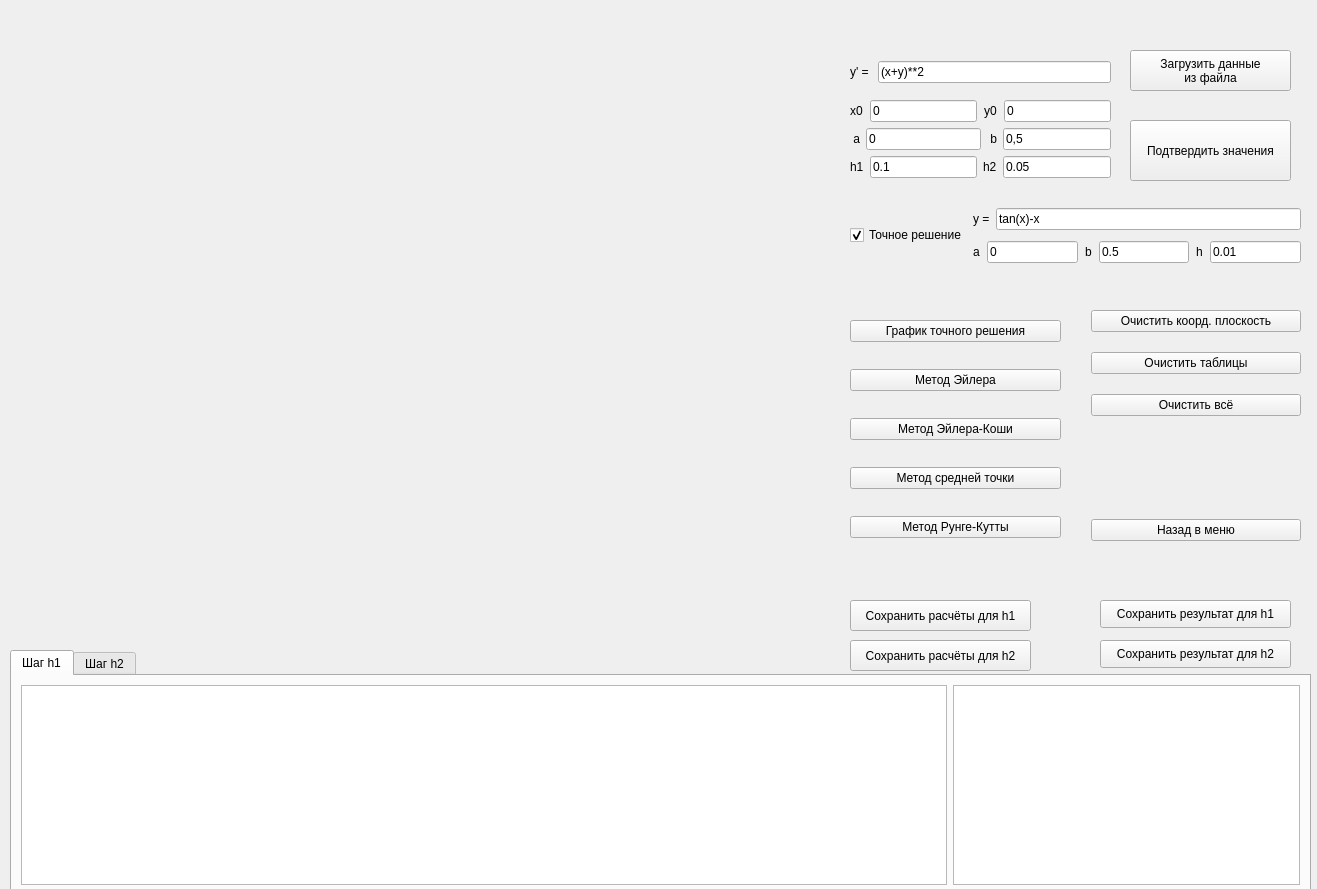
<?xml version="1.0" encoding="UTF-8"?>
<ui version="4.0">
 <class>Form</class>
 <widget class="QWidget" name="Form">
  <property name="geometry">
   <rect>
    <x>0</x>
    <y>0</y>
    <width>1317</width>
    <height>889</height>
   </rect>
  </property>
  <property name="minimumSize">
   <size>
    <width>1317</width>
    <height>889</height>
   </size>
  </property>
  <property name="maximumSize">
   <size>
    <width>1317</width>
    <height>889</height>
   </size>
  </property>
  <property name="windowTitle">
   <string>Form</string>
  </property>
  <widget class="QPushButton" name="check_settings_btn">
   <property name="geometry">
    <rect>
     <x>1130</x>
     <y>120</y>
     <width>161</width>
     <height>61</height>
    </rect>
   </property>
   <property name="text">
    <string>Подтвердить значения</string>
   </property>
  </widget>
  <widget class="QWidget" name="layoutWidget">
   <property name="geometry">
    <rect>
     <x>850</x>
     <y>200</y>
     <width>451</width>
     <height>71</height>
    </rect>
   </property>
   <layout class="QHBoxLayout" name="horizontalLayout_18" stretch="2,7">
    <item>
     <widget class="QCheckBox" name="use_actual_solution_checkBox">
      <property name="text">
       <string>Точное решение</string>
      </property>
      <property name="checked">
       <bool>true</bool>
      </property>
     </widget>
    </item>
    <item>
     <layout class="QVBoxLayout" name="verticalLayout_5">
      <property name="spacing">
       <number>3</number>
      </property>
      <item>
       <layout class="QHBoxLayout" name="horizontalLayout_13">
        <item>
         <widget class="QLabel" name="label_9">
          <property name="text">
           <string>y = </string>
          </property>
         </widget>
        </item>
        <item>
         <widget class="QLineEdit" name="diff_eq_solution_line_edit">
          <property name="text">
           <string>tan(x)-x</string>
          </property>
         </widget>
        </item>
       </layout>
      </item>
      <item>
       <layout class="QHBoxLayout" name="horizontalLayout_17">
        <property name="spacing">
         <number>7</number>
        </property>
        <item>
         <layout class="QHBoxLayout" name="horizontalLayout_14">
          <item>
           <widget class="QLabel" name="label_10">
            <property name="text">
             <string>a</string>
            </property>
           </widget>
          </item>
          <item>
           <widget class="QLineEdit" name="solution_a_le">
            <property name="text">
             <string>0</string>
            </property>
           </widget>
          </item>
         </layout>
        </item>
        <item>
         <layout class="QHBoxLayout" name="horizontalLayout_15">
          <item>
           <widget class="QLabel" name="label_11">
            <property name="text">
             <string>b</string>
            </property>
           </widget>
          </item>
          <item>
           <widget class="QLineEdit" name="solution_b_le">
            <property name="text">
             <string>0.5</string>
            </property>
           </widget>
          </item>
         </layout>
        </item>
        <item>
         <layout class="QHBoxLayout" name="horizontalLayout_16">
          <item>
           <widget class="QLabel" name="label_12">
            <property name="text">
             <string>h</string>
            </property>
           </widget>
          </item>
          <item>
           <widget class="QLineEdit" name="solution_h_le">
            <property name="text">
             <string>0.01</string>
            </property>
           </widget>
          </item>
         </layout>
        </item>
       </layout>
      </item>
     </layout>
    </item>
   </layout>
  </widget>
  <widget class="QWidget" name="layoutWidget_4">
   <property name="geometry">
    <rect>
     <x>850</x>
     <y>300</y>
     <width>211</width>
     <height>261</height>
    </rect>
   </property>
   <layout class="QVBoxLayout" name="verticalLayout">
    <property name="spacing">
     <number>7</number>
    </property>
    <item>
     <widget class="QPushButton" name="actual_solution_btn">
      <property name="text">
       <string>График точного решения</string>
      </property>
     </widget>
    </item>
    <item>
     <widget class="QPushButton" name="Eulers_method_btn">
      <property name="text">
       <string>Метод Эйлера</string>
      </property>
     </widget>
    </item>
    <item>
     <widget class="QPushButton" name="Eulers_Cauchy_method_btn">
      <property name="text">
       <string>Метод Эйлера-Коши</string>
      </property>
     </widget>
    </item>
    <item>
     <widget class="QPushButton" name="midpoint_method_btn">
      <property name="text">
       <string>Метод средней точки</string>
      </property>
     </widget>
    </item>
    <item>
     <widget class="QPushButton" name="Runge_Kutta_method_btn">
      <property name="text">
       <string>Метод Рунге-Кутты</string>
      </property>
     </widget>
    </item>
   </layout>
  </widget>
  <widget class="QWidget" name="verticalLayoutWidget">
   <property name="geometry">
    <rect>
     <x>10</x>
     <y>10</y>
     <width>821</width>
     <height>631</height>
    </rect>
   </property>
   <layout class="QVBoxLayout" name="plot_layout">
    <item>
     <widget class="QWidget" name="plot_widget" native="true">
      <property name="minimumSize">
       <size>
        <width>400</width>
        <height>400</height>
       </size>
      </property>
     </widget>
    </item>
   </layout>
  </widget>
  <widget class="QWidget" name="layoutWidget_5">
   <property name="geometry">
    <rect>
     <x>1090</x>
     <y>310</y>
     <width>211</width>
     <height>231</height>
    </rect>
   </property>
   <layout class="QVBoxLayout" name="verticalLayout_2">
    <property name="spacing">
     <number>20</number>
    </property>
    <property name="leftMargin">
     <number>1</number>
    </property>
    <item>
     <widget class="QPushButton" name="clear_canvas_btn">
      <property name="text">
       <string>Очистить коорд. плоскость</string>
      </property>
     </widget>
    </item>
    <item>
     <widget class="QPushButton" name="clear_tables_btn">
      <property name="text">
       <string>Очистить таблицы</string>
      </property>
     </widget>
    </item>
    <item>
     <widget class="QPushButton" name="clear_all_btn">
      <property name="text">
       <string>Очистить всё</string>
      </property>
     </widget>
    </item>
    <item>
     <spacer name="verticalSpacer">
      <property name="orientation">
       <enum>Qt::Vertical</enum>
      </property>
      <property name="sizeHint" stdset="0">
       <size>
        <width>20</width>
        <height>40</height>
       </size>
      </property>
     </spacer>
    </item>
    <item>
     <widget class="QPushButton" name="back_btn">
      <property name="text">
       <string>Назад в меню</string>
      </property>
     </widget>
    </item>
   </layout>
  </widget>
  <widget class="QWidget" name="layoutWidget_6">
   <property name="geometry">
    <rect>
     <x>850</x>
     <y>50</y>
     <width>261</width>
     <height>141</height>
    </rect>
   </property>
   <layout class="QVBoxLayout" name="verticalLayout_4">
    <item>
     <layout class="QHBoxLayout" name="horizontalLayout_2">
      <item>
       <widget class="QLabel" name="label">
        <property name="text">
         <string>y' = </string>
        </property>
       </widget>
      </item>
      <item>
       <widget class="QLineEdit" name="diff_eq_func_line_edit">
        <property name="text">
         <string>(x+y)**2</string>
        </property>
       </widget>
      </item>
     </layout>
    </item>
    <item>
     <layout class="QVBoxLayout" name="verticalLayout_3">
      <item>
       <layout class="QHBoxLayout" name="horizontalLayout_6">
        <item>
         <layout class="QHBoxLayout" name="horizontalLayout_7">
          <property name="spacing">
           <number>7</number>
          </property>
          <item>
           <widget class="QLabel" name="x0_label">
            <property name="text">
             <string>x0</string>
            </property>
           </widget>
          </item>
          <item>
           <widget class="QLineEdit" name="x0_le">
            <property name="text">
             <string>0</string>
            </property>
            <property name="placeholderText">
             <string/>
            </property>
           </widget>
          </item>
          <item>
           <layout class="QHBoxLayout" name="horizontalLayout_8">
            <item>
             <widget class="QLabel" name="y0_label">
              <property name="text">
               <string>y0</string>
              </property>
             </widget>
            </item>
            <item>
             <widget class="QLineEdit" name="y0_le">
              <property name="text">
               <string>0</string>
              </property>
             </widget>
            </item>
           </layout>
          </item>
         </layout>
        </item>
       </layout>
      </item>
      <item>
       <layout class="QHBoxLayout" name="horizontalLayout_5">
        <item>
         <layout class="QHBoxLayout" name="horizontalLayout_3">
          <item>
           <widget class="QLabel" name="diff_eq_a_label">
            <property name="text">
             <string> a</string>
            </property>
           </widget>
          </item>
          <item>
           <widget class="QLineEdit" name="diff_eq_a_le">
            <property name="text">
             <string>0</string>
            </property>
           </widget>
          </item>
          <item>
           <layout class="QHBoxLayout" name="horizontalLayout_4">
            <item>
             <widget class="QLabel" name="diff_eq_b_label">
              <property name="text">
               <string> b</string>
              </property>
             </widget>
            </item>
            <item>
             <widget class="QLineEdit" name="diff_eq_b_le">
              <property name="text">
               <string>0,5</string>
              </property>
             </widget>
            </item>
           </layout>
          </item>
         </layout>
        </item>
       </layout>
      </item>
      <item>
       <layout class="QHBoxLayout" name="horizontalLayout_12">
        <property name="leftMargin">
         <number>0</number>
        </property>
        <property name="rightMargin">
         <number>0</number>
        </property>
        <item>
         <widget class="QLabel" name="diff_eq_h1_label">
          <property name="text">
           <string>h1</string>
          </property>
         </widget>
        </item>
        <item>
         <widget class="QLineEdit" name="diff_eq_h1_le">
          <property name="text">
           <string>0.1</string>
          </property>
         </widget>
        </item>
        <item>
         <layout class="QHBoxLayout" name="horizontalLayout_9">
          <item>
           <widget class="QLabel" name="diff_eq_h2_label">
            <property name="text">
             <string>h2</string>
            </property>
           </widget>
          </item>
          <item>
           <widget class="QLineEdit" name="diff_eq_h2_le">
            <property name="text">
             <string>0.05</string>
            </property>
           </widget>
          </item>
         </layout>
        </item>
       </layout>
      </item>
     </layout>
    </item>
   </layout>
  </widget>
  <widget class="QTabWidget" name="tabWidget">
   <property name="geometry">
    <rect>
     <x>10</x>
     <y>650</y>
     <width>1301</width>
     <height>246</height>
    </rect>
   </property>
   <property name="currentIndex">
    <number>0</number>
   </property>
   <widget class="QWidget" name="tab">
    <attribute name="title">
     <string>Шаг h1</string>
    </attribute>
    <layout class="QHBoxLayout" name="horizontalLayout_10">
     <item>
      <layout class="QHBoxLayout" name="horizontalLayout" stretch="8,3">
       <item>
        <widget class="QTableView" name="h1_tableView"/>
       </item>
       <item>
        <widget class="QTableView" name="h1_result_tableView"/>
       </item>
      </layout>
     </item>
    </layout>
   </widget>
   <widget class="QWidget" name="tab_2">
    <attribute name="title">
     <string>Шаг h2</string>
    </attribute>
    <layout class="QHBoxLayout" name="horizontalLayout_19">
     <item>
      <layout class="QHBoxLayout" name="horizontalLayout_11" stretch="6,3">
       <item>
        <widget class="QTableView" name="h2_tableView"/>
       </item>
       <item>
        <widget class="QTableView" name="h2_result_tableView"/>
       </item>
      </layout>
     </item>
    </layout>
   </widget>
  </widget>
  <widget class="QPushButton" name="save_all_h2_btn">
   <property name="geometry">
    <rect>
     <x>850</x>
     <y>640</y>
     <width>181</width>
     <height>31</height>
    </rect>
   </property>
   <property name="text">
    <string>Сохранить расчёты для h2</string>
   </property>
  </widget>
  <widget class="QPushButton" name="save_all_h1_btn">
   <property name="geometry">
    <rect>
     <x>850</x>
     <y>600</y>
     <width>181</width>
     <height>31</height>
    </rect>
   </property>
   <property name="text">
    <string>Сохранить расчёты для h1</string>
   </property>
  </widget>
  <widget class="QPushButton" name="save_res_h1_btn">
   <property name="geometry">
    <rect>
     <x>1100</x>
     <y>600</y>
     <width>191</width>
     <height>28</height>
    </rect>
   </property>
   <property name="text">
    <string>Сохранить результат для h1</string>
   </property>
  </widget>
  <widget class="QPushButton" name="save_res_h2_btn">
   <property name="geometry">
    <rect>
     <x>1100</x>
     <y>640</y>
     <width>191</width>
     <height>28</height>
    </rect>
   </property>
   <property name="text">
    <string>Сохранить результат для h2</string>
   </property>
  </widget>
  <widget class="QPushButton" name="upload_data_from_file_btn">
   <property name="geometry">
    <rect>
     <x>1130</x>
     <y>50</y>
     <width>161</width>
     <height>41</height>
    </rect>
   </property>
   <property name="text">
    <string>Загрузить данные
из файла</string>
   </property>
  </widget>
 </widget>
 <resources/>
 <connections/>
</ui>
